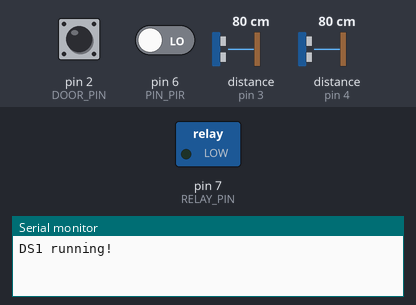
This program was run on a simulated Arduino Uno, built with avr-gcc and run on an emulated ATmega328P. Shown: switched loads named in the program (green lamp = pin HIGH), the last lines printed to the serial monitor. The test bench sets the inputs (shaded band); at power-on: distance to the obstacle (sensors on pin 3, pin 4) 80 cm, pin 6 (PIN_PIR) LOW, pin 2 (DOOR_PIN) LOW. The echo pulse lasts 58.3 µs per cm; pins used as bus, display or sensor lines are not drawn.

Above: at 0.01 s.
At 3.8 s:
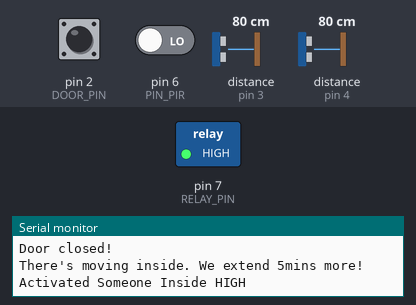
3.9 s: distance to the obstacle (sensor on pin 3) set to 35 cm
8.5 s: distance to the obstacle (sensor on pin 4) set to 2 cm
13.1 s: pin 6 (PIN_PIR) driven HIGH
14.8 s: distance to the obstacle (sensor on pin 3) set to 2 cm
19.4 s: distance to the obstacle (sensor on pin 4) set to 18 cm
24.0 s: pin 2 (DOOR_PIN) pulsed HIGH 2 times (0.12 s each, 0.3 s apart)
Timing chart, 0 to 27.0 s (numbered marks = the images above; inputs shaded):
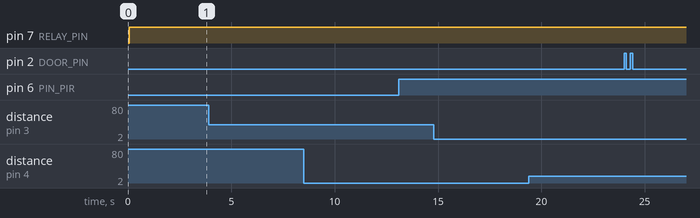

The program:

main.cpp
```cpp
#include <Arduino.h>

/**
 * ATTiny85
 * SRAM: 512 Bytes
 * Flash Memory: 8kb
 */

const byte DOOR_PIN = 2; // magnetic reed sensor // digital
const byte PIN_DS2 = 3;
const byte PIN_DS1 = 4;
const byte PIN_TRIG = 5;
const byte PIN_PIR = 6; // digital
const byte RELAY_PIN = 7; //digital

/*** DOOR PIN ***/
bool is_door_open = false; // When the button is pressed, it means the door is opened, it's value will become true
// unsigned long door_last_open_at;
// This is the interval that the door is open for a long time
const unsigned int OPEN_DOOR_THRESHOLD_INTERVAL_MS = 10000;
unsigned long open_door_threshold_ms;
bool is_door_stale;
bool is_door_just_closed;

/*** DISTANCE SENSOR 2 - MIDDLE ***/
int pin_ds2_val; // analog
const unsigned int DS2_THRESHOLD_INTERVAL_MS = 10000;
unsigned long ds2_current_value, ds2_duration, ds2_val_cm;
unsigned long ds2_next_sense_activate_ms;

// Common variable in each Distance Sensor
const byte DS_THRESHOLD_CM = 4;
const byte DS_MEASURE_MIN_LEN_CM = 25;
const int DS_MEASURE_MAX_LEN_CM = 375;
const int NEXT_DS_ACTIVATE_SECS = 1;
bool reset_ds = false;

/*** DISTANCE SENSOR 1 - BOWL ***/
int pin_ds1_val; // analog
const unsigned int DS1_THRESHOLD_INTERVAL_MS = 20000;
unsigned long ds1_current_value, ds1_duration, ds1_val_cm;
unsigned long ds1_next_sense_activate_ms;

/*** PIR SENSOR ***/
bool has_pir_detected; // digital
const unsigned int PIR_THRESHOLD_INTERVAL_MS = 5000;
unsigned int pir_last_activity_ms;

bool is_led_light; // digital

bool has_activity = false;

// time to remain the LED/relay/bulb until the millis reached this time
// specific sensors has each threshold
unsigned long remain_active_until_ms;

unsigned long must_have_activity_until_ms;
unsigned int MUST_HAVE_ACTIVITY_THRESHOLD_MS = 8000;

unsigned long someone_inside_remain_active_until_ms;
bool is_someone_inside;

const unsigned int HIGH_SOMEONE_INSIDE_ACTIVE_MIN = 5; // this is 6 minutes
const unsigned int LOW_SOMEONE_INSIDE_ACTIVE_MIN = 1; // this is 1 minute
bool is_activated_from_low = true;

void activateSomeoneInsideTimer(bool type);
void doorClosed();
void doorOpen();
void fetchActivity();
void fetchActivityDistanceSensor();
void fetchActivityDistanceSensor2();
bool hasPreviousActivity();
bool isDSMeasureWithinThreshold(unsigned long ds_measure, unsigned int ds_current_value);
void requireActivityWithinSecs();
void resetActivity();
void resetRequiringActivity();
void setBulb(bool request_on);
void setRemainActiveUntil(int remain_active_threshold_ms, bool force);
void triggerDistanceSensor();

// cppcheck-suppress unusedFunction
void setup()
{
    Serial.begin(9600);

    is_door_stale = false;
    remain_active_until_ms = millis() + 5000;
    must_have_activity_until_ms = 0;
    is_door_just_closed = false;
    is_someone_inside = false;
    ds1_current_value = 0;
    ds2_current_value = 0;
    is_activated_from_low = false;

    pinMode(RELAY_PIN, OUTPUT);
    pinMode(PIN_PIR, INPUT);
    pinMode(PIN_DS1, INPUT);
    pinMode(PIN_DS2, INPUT);
    pinMode(PIN_TRIG, OUTPUT);
}

// cppcheck-suppress unusedFunction
void loop()
{
    fetchActivity();

    is_door_open = digitalRead(DOOR_PIN);
    if (is_door_open) {
        // Button is pushed
        doorOpen();
    } else { // door closed / button unpushed
        /** this closed door means two things:
         * 1) the people is inside the room
         * 2) the people is now outside the room
         * lets detect it
         */
        Serial.println("Door closed!");
        doorClosed();
    }

    // delay(200);
}

void doorOpen() {
    // Serial.println("Door is now/still open");
    is_door_just_closed = false;
    is_someone_inside = false;
    someone_inside_remain_active_until_ms = 0; // we end this because no one is inside now

    unsigned long current_millis = millis();

    if (is_door_stale) {
        if (hasPreviousActivity()) {
            Serial.println("Someone got inside after a long time!");
            // there's a sudden activity, someone got inside after a long time
            is_door_stale = false;
            setBulb(HIGH);
        } else {
            Serial.println("Door remains stale.");
            // do nothing, door is stale, and no activity
            // let's keep relay closed
        }
    } else if (open_door_threshold_ms > 0) {
        if (hasPreviousActivity()) {
            // Serial.println("Door is open, and someone inside, maybe washing feet");
            setBulb(HIGH);
            is_door_stale = false;
            // increase threshold by constant interval
            open_door_threshold_ms = current_millis + OPEN_DOOR_THRESHOLD_INTERVAL_MS;
        } else {
            if (current_millis >= open_door_threshold_ms) {
                Serial.println("Door Stale");
                // we reached the threshold because current time is more than the set
                // threshold, we'd better close the bulb
                setBulb(LOW);
                open_door_threshold_ms = 0;
                is_door_stale = true;
            } else {
                // Serial.println("Waiting for activity/inactivity");
                // do nothing, let's continue to count, let's remain it open
                // we don't want to close the bulb yet
            }
        }
    } else {
        // Let's set the door_last_open_at since we have no value yet
        open_door_threshold_ms = current_millis + OPEN_DOOR_THRESHOLD_INTERVAL_MS;
        setBulb(HIGH);
    }
}

void doorClosed() {
    open_door_threshold_ms = 0;
    is_door_stale = false;

    unsigned long current_millis = millis();

    if (is_someone_inside) {
        // lets do nothing and keep it as it is, don't cose the bulb/LED/relay
        // just keep tracking the activity

        // it means that someone is inside already, and we'll check if they are moving,
        // either comes from HIGH or LOW
        if (hasPreviousActivity()) {
            Serial.println("There's moving inside. We extend 5mins more!");
            setBulb(HIGH);
            if (is_activated_from_low) {
                is_activated_from_low = !is_activated_from_low;
                delay(1000);
            } else {
                // while there's activity, we keep adding 5mins unto it
                activateSomeoneInsideTimer(HIGH);
            }
        } else {
            if (someone_inside_remain_active_until_ms > current_millis) {
                // We continue countdown until we reached like 1min (locked) or 5mins (truly action)
                // Serial.println("Counting down 5 minutes");
                Serial.print("no act, we'll still active until: ");
                // Serial.println(someone_inside_remain_active_until_ms);
            } else {
                Serial.println("No activity in 5 mins?! Why?!");
                // no activity within 5 mins? why?!
                setBulb(LOW);
            }
        }
    } else {
        // detect if there's activity for the next specific seconds/minutes
        if (is_door_just_closed) {
            if (must_have_activity_until_ms >= current_millis) {
                if (hasPreviousActivity()) {
                    // congrats! someone is inside
                    // Serial.println("someone is inside");
                    if (is_activated_from_low) {
                        is_activated_from_low = !is_activated_from_low;
                    } else {
                        activateSomeoneInsideTimer(HIGH);
                    }
                    is_someone_inside = true;
                    resetRequiringActivity(); // we're not requiring any act anymore because we already got it
                } else {
                    // Serial.println("Waiting for activity while door is locked!");
                    // do nothing because current_millis is less than what we are requiring
                    // we're still on the premise of threshold, but still no one is moving inside
                    // they should move, but we'll still keep the LED open for God's sake
                }
            } else if (must_have_activity_until_ms < current_millis && !is_someone_inside) {
                if (hasPreviousActivity()) { // this statement is used to catch when someone inside and just moved
                    Serial.println("Locked! LED on");
                    // haha, someone is just locked inside, we open the
                    setBulb(HIGH);
                    activateSomeoneInsideTimer(LOW);
                    is_someone_inside = true;
                    resetRequiringActivity();
                    is_activated_from_low = true;
                    delay(5000); // since we are already high, we can delay things and
                        // check later, we don't want to detect any changes for the next changes
                } else {
                    // time required lapsed. no one is inside
                    // the door is totally closed, we off the LED and think about nothing, time to rest sensor
                    setBulb(LOW);
                    Serial.println("Timeout! Door is locked and no one is inside");
                }
            }
        } else {
            // door comes from open and become closed
            // Serial.println("Door just closed");
            is_door_just_closed = true;
            requireActivityWithinSecs();
            digitalWrite(RELAY_PIN, true);
            resetActivity();
        }
    }
}

/**
 * Will return of there's detected activity for the thresholds of the sensors.
 * e.g. PIR sensor has 5 secs threshold. If there's activity for the last 5 secs in PIR sensor
 * then this function will return true. As of now there are 3 major sensors.
 * Each has it's own threshold
 * DS1 = DS1_THRESHOLD_INTERVAL_MS
 * DS2 = DS2_THRESHOLD_INTERVAL_MS
 * PIR = PIR_THRESHOLD_INTERVAL_MS
 */
bool hasPreviousActivity() {
    // let's check if the current time is reached
    // if the remain_active is higher than current milli. it means we have activity
    // for the past shit shit minutes
    return remain_active_until_ms > millis();
}

/**
 * Fetch the current activity, will change the remain_active_until_ms up to a certain time
 * dependes on the threshold
 * e.g. if PIR threshold is 5secs, this function add time to remain_active_until_ms of 5 seconds
 * the current time is 12:00:00, then if there's detected movement in let's say PIR,
 * then the new remain_active_until_ms (which means LED will still remain on) is 12:00:05
 * For sensors threshold look at:
 * DS1 = DS1_THRESHOLD_INTERVAL_MS
 * DS2 = DS2_THRESHOLD_INTERVAL_MS
 * PIR = PIR_THRESHOLD_INTERVAL_MS
 */
void fetchActivity() {
    fetchActivityDistanceSensor();

    if (digitalRead(PIN_PIR)) {
        setRemainActiveUntil(PIR_THRESHOLD_INTERVAL_MS, false);
        Serial.println("PIR detected ghost!");
    }

    fetchActivityDistanceSensor2();
}

void fetchActivityDistanceSensor() {
    if (millis() < ds1_next_sense_activate_ms) {
        // not time yet MOFO, return
        return;
    }
    Serial.println("DS1 running!");
    triggerDistanceSensor();

    ds1_duration = pulseIn(PIN_DS1, HIGH);
    ds1_val_cm = (ds1_duration / 2) / 29.1; // Convert the time into a distance, divide by 29.1 or multiply by 0.0343

    if (isDSMeasureWithinThreshold(ds1_val_cm, ds1_current_value)) {
        Serial.print("CM:");
        Serial.print(ds1_val_cm);
        // Detected change in value
        Serial.print(",");
        Serial.print(", current value: ");
        Serial.println(ds1_current_value);
        setRemainActiveUntil(DS1_THRESHOLD_INTERVAL_MS, false);
        Serial.println("An Activity in Bowl");

        ds1_current_value  = ds1_val_cm;
    }

    ds2_next_sense_activate_ms = millis() + (NEXT_DS_ACTIVATE_SECS * 400);
    ds1_next_sense_activate_ms = millis() + (NEXT_DS_ACTIVATE_SECS * 800);
}

void fetchActivityDistanceSensor2() {
    if (millis() < ds2_next_sense_activate_ms) {
        // not time yet MOFO, return
        return;
    }

    Serial.println("DS2 running!");
    triggerDistanceSensor();

    ds2_duration = pulseIn(PIN_DS2, HIGH);
    ds2_val_cm = (ds2_duration / 2) / 29.1; // Convert the time into a distance, divide by 29.1 or multiply by 0.0343

    if (isDSMeasureWithinThreshold(ds2_val_cm, ds2_current_value)) {
        Serial.print("CM:");
        Serial.print(ds2_val_cm);
        // Detected change in value
        Serial.print(",");
        Serial.print(", current value: ");
        Serial.println(ds2_current_value);
        setRemainActiveUntil(DS2_THRESHOLD_INTERVAL_MS, false);
        Serial.println("An Activity in Middle");

        ds2_current_value  = ds2_val_cm;
    }

    ds1_next_sense_activate_ms = millis() + (NEXT_DS_ACTIVATE_SECS * 400);
    ds2_next_sense_activate_ms = millis() + (NEXT_DS_ACTIVATE_SECS * 800);
}

/**
 * We want to make sure that the distance sensor meaure is within 10-350cm
 * and new value is within range to detect as new changes
 */
bool isDSMeasureWithinThreshold(unsigned long ds_measure, unsigned int ds_current_value) {
    Serial.print(ds_measure);
    Serial.print(" . ");
    Serial.println(ds_current_value);
    bool is_within_range = ds_measure > DS_MEASURE_MIN_LEN_CM && ds_measure < DS_MEASURE_MAX_LEN_CM;
    bool is_significant_change = ds_measure > (ds_current_value + DS_THRESHOLD_CM) ||
        ds_measure < (ds_current_value - DS_THRESHOLD_CM);

    return is_within_range && is_significant_change;
}

/**
 * This will mainly set the `remain_active_until_ms` variable. What the variable do is that is the time that the
 * LED will remain active. If the time now is 12:00 and the remain_active_until_ms is 1mins ahead, let's say
 * 12:01, then the LED will turn off at 12:01. Unless forced to change that is used when the door is closed (because
 * we need to set a long time for the door when someone is inside)
 *
 * @param int remain_active_threshold_ms future time that when reached, LED will turn off
 * @param bool force normally, the time will only overridden when the new time is higher than the current time
 * when forced, it will replace the current time without checking if it is more than the current or not.
 */
void setRemainActiveUntil(int remain_active_threshold_ms, bool force = false)
{
    unsigned long new_remain_active_until_ms = millis() + remain_active_threshold_ms;
    if (force) {
        remain_active_until_ms = new_remain_active_until_ms;
        // Serial.print("New FORCED remain active: ");
        // Serial.println(remain_active_until_ms);
    } else {
        if (remain_active_until_ms > new_remain_active_until_ms) {
            // do nothing, the current time is more than the time you are setting
        } else {
            remain_active_until_ms = new_remain_active_until_ms;
            // Serial.print("New remain active: ");
            // Serial.println(remain_active_until_ms);
        }
    }
}

/**
 * Update the some_inside_remain_active var, which will not turn off the light until it reached
 * this time.
 */
void activateSomeoneInsideTimer(bool type)
{
    unsigned long addtl_someone_inside_active_min;
    if (type) {
        addtl_someone_inside_active_min = HIGH_SOMEONE_INSIDE_ACTIVE_MIN;
        Serial.println("Activated Someone Inside HIGH");
    } else {
        addtl_someone_inside_active_min = LOW_SOMEONE_INSIDE_ACTIVE_MIN;
        Serial.println("Activated Someone Inside LOW");
    }
    // someone_inside_remain_active_until_ms = millis() + (addtl_someone_inside_active_min  * 60 * 1000);
    someone_inside_remain_active_until_ms = millis() + (addtl_someone_inside_active_min  * 1 * 500);
}

void setBulb(bool request_on) {
    bool relay_val = digitalRead(RELAY_PIN);
    if (request_on && relay_val == LOW) {
        digitalWrite(RELAY_PIN, HIGH);
    } else if (!request_on && relay_val == HIGH) {
        digitalWrite(RELAY_PIN, LOW);
    }
}

void resetActivity() {
    remain_active_until_ms = 0;
    delay(3000); // this should be set depends on the PIR reset time
}

void requireActivityWithinSecs() {
    must_have_activity_until_ms = millis() + MUST_HAVE_ACTIVITY_THRESHOLD_MS;
}

void resetRequiringActivity() {
    must_have_activity_until_ms = 0;
}

void triggerDistanceSensor() {
    Serial.println("----------------------------------------------");
    // The sensor is triggered by a HIGH pulse of 10 or more microseconds.
    // Give a short LOW pulse beforehand to ensure a clean HIGH pulse:
    digitalWrite(PIN_TRIG, LOW);
    delayMicroseconds(3000); // default 5
    digitalWrite(PIN_TRIG, HIGH);
    delayMicroseconds(10);
    digitalWrite(PIN_TRIG, LOW);
}
```
